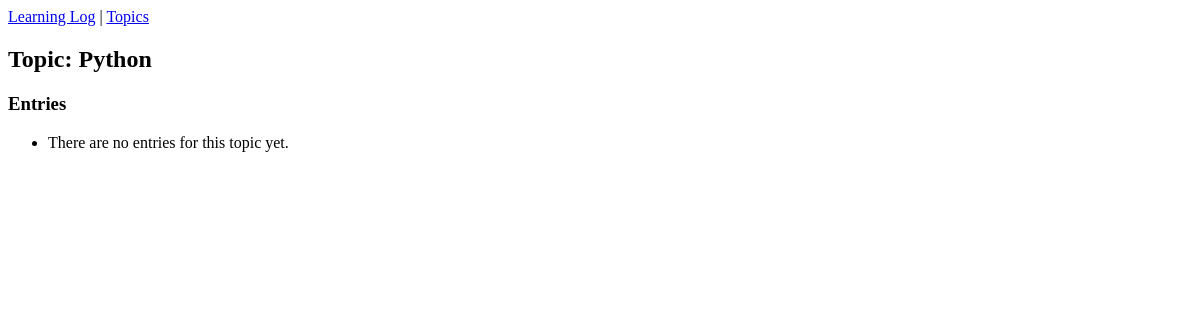
Before: /topics/3/ with the older database file.
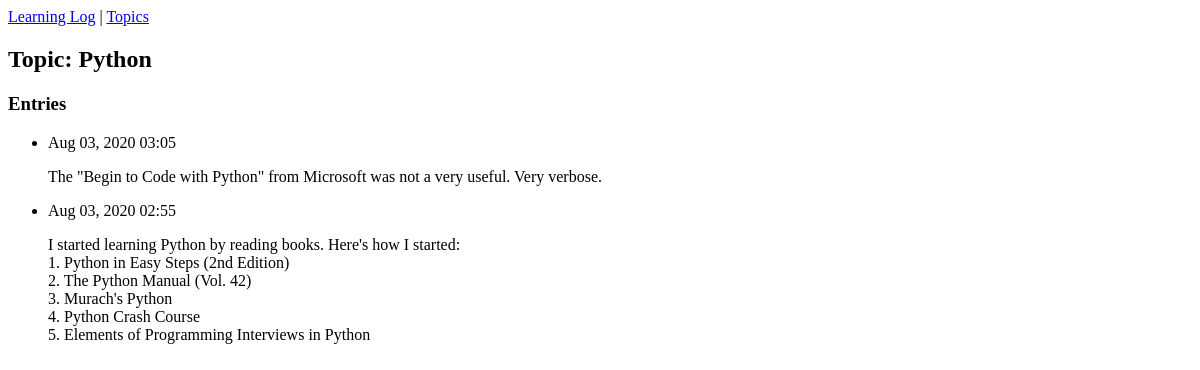
After: the same page with the newer database file.
### learning_logs/models.py (models this page shows, shortened)
class Topic(models.Model):
    text = models.CharField(max_length=200)
    date_added = models.DateTimeField(auto_now_add=True)
    def __str__(self):
        return self.text

class Entry(models.Model):
    topic = models.ForeignKey(Topic, on_delete=models.CASCADE)
    text = models.TextField()
    date_added = models.DateTimeField(auto_now_add=True)
    class Meta:
        verbose_name_plural = 'entries'

### learning_logs/views.py (the view)
# urls.py: path('topics/<int:topic_id>/', views.topic, name='topic'),
def topic(request, topic_id):
    topic = Topic.objects.get(id=topic_id)
    entries = topic.entry_set.order_by('-date_added')
    context = {'topic': topic, 'entries': entries}
    return render(request, 'learning_logs/topic.html', context)

### learning_logs/templates/learning_logs/topic.html
{% extends "learning_logs/base.html" %}
{% block content %}
<h2>Topic: {{ topic }}</h2>
<h3>Entries</h3>
<ul>
	{% for entry in entries %}
		<li>
			<p>{{ entry.date_added|date:'M d, Y H:i' }}</p>
			<p>{{ entry.text|linebreaks }}</p>
		</li>
	{% empty %}
		<li>There are no entries for this topic yet.</li>
	{% endfor %}
</ul>
{% endblock content %}

### learning_logs/templates/learning_logs/base.html (shortened to what this page needs)
<html>
<head>
</head>
<body>
<a href="{% url 'learning_logs:index' %}">Learning Log</a> |
<a href="{% url 'learning_logs:topics' %}">Topics</a>
{% block content %}{% endblock content %}
<body>
</html>

Changed rows visible on the page:
added Entry: date_added "Aug 03, 2020 03:05", text "The \"Begin to Code with Python\" from Microsoft was not a very useful. Very verbose."
added Entry: date_added "Aug 03, 2020 02:55", text "I started learning Python by reading books. Here's how I started: 1. Python in Easy Steps (2nd Edition) 2. The Python Manual (Vol. 42) 3. Murach's Python 4. Python Crash Course 5. Elements of Programming Interviews in Python"
Other visible differences:
text no longer shown: "There are no entries for this topic yet."
